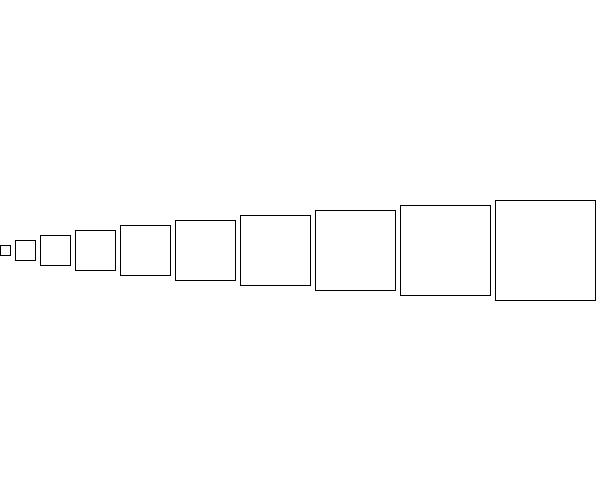
Frame 1 (no input)
Frame 60 (the mouse pressed at the canvas centre just before this capture): identical to frame 1, image omitted
Frame 120 (the mouse held since frame 60 and released just before this capture): identical to frame 1, image omitted

The Processing sketch that drew this single still picture (run headless with seeded random() and noise(); from frame 60 on, the mouse is pressed at the canvas centre):

// Processing sketch: for_first
// ── for_first.pde

void setup(){
  size(600, 500);
  rectMode(CENTER);

}

void draw(){
  
  background(255);
  
  int tam = 10;
  int x = tam/2; // cero
  
  for(int i = 0; i < 10; i++){
 
    rect(x, height/2, tam, tam);
    tam+=10;
    x+=tam;
  }


}
